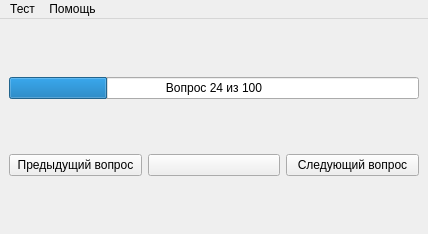
<?xml version="1.0" encoding="UTF-8"?>
<ui version="4.0">
 <class>MainWindow</class>
 <widget class="QMainWindow" name="MainWindow">
  <property name="geometry">
   <rect>
    <x>0</x>
    <y>0</y>
    <width>428</width>
    <height>234</height>
   </rect>
  </property>
  <property name="windowTitle">
   <string>c4psy program</string>
  </property>
  <property name="windowIcon">
   <iconset resource="resources.qrc">
    <normaloff>:/psy.png</normaloff>:/psy.png</iconset>
  </property>
  <widget class="QWidget" name="centralwidget">
   <layout class="QVBoxLayout" name="verticalLayout">
    <item>
     <widget class="QProgressBar" name="progressBar">
      <property name="value">
       <number>24</number>
      </property>
      <property name="format">
       <string>Вопрос %v из %m</string>
      </property>
     </widget>
    </item>
    <item>
     <layout class="QHBoxLayout" name="h_lay">
      <item>
       <widget class="QPushButton" name="bt_prev">
        <property name="layoutDirection">
         <enum>Qt::LeftToRight</enum>
        </property>
        <property name="text">
         <string>Предыдущий вопрос</string>
        </property>
        <property name="icon">
         <iconset resource="resources.qrc">
          <normaloff>:/back.png</normaloff>:/back.png</iconset>
        </property>
       </widget>
      </item>
      <item>
       <widget class="QPushButton" name="bt_multi">
        <property name="text">
         <string/>
        </property>
       </widget>
      </item>
      <item>
       <widget class="QPushButton" name="bt_next">
        <property name="layoutDirection">
         <enum>Qt::RightToLeft</enum>
        </property>
        <property name="locale">
         <locale language="English" country="UnitedStates"/>
        </property>
        <property name="text">
         <string>Следующий вопрос</string>
        </property>
        <property name="icon">
         <iconset resource="resources.qrc">
          <normaloff>:/foward.png</normaloff>:/foward.png</iconset>
        </property>
       </widget>
      </item>
     </layout>
    </item>
    <item>
     <layout class="QHBoxLayout" name="button_layout"/>
    </item>
   </layout>
  </widget>
  <widget class="QMenuBar" name="menubar">
   <property name="geometry">
    <rect>
     <x>0</x>
     <y>0</y>
     <width>428</width>
     <height>26</height>
    </rect>
   </property>
   <widget class="QMenu" name="menu">
    <property name="title">
     <string>Тест</string>
    </property>
    <addaction name="act_new_test"/>
    <addaction name="act_exit"/>
   </widget>
   <widget class="QMenu" name="menu_2">
    <property name="title">
     <string>Помощь</string>
    </property>
    <addaction name="act_about"/>
    <addaction name="act_about_qt"/>
   </widget>
   <addaction name="menu"/>
   <addaction name="menu_2"/>
  </widget>
  <action name="act_new_test">
   <property name="icon">
    <iconset resource="resources.qrc">
     <normaloff>:/filenew.png</normaloff>:/filenew.png</iconset>
   </property>
   <property name="text">
    <string>Начать тест</string>
   </property>
  </action>
  <action name="act_exit">
   <property name="icon">
    <iconset resource="resources.qrc">
     <normaloff>:/cancel.png</normaloff>:/cancel.png</iconset>
   </property>
   <property name="text">
    <string>Выход</string>
   </property>
  </action>
  <action name="act_about">
   <property name="icon">
    <iconset resource="resources.qrc">
     <normaloff>:/help.png</normaloff>:/help.png</iconset>
   </property>
   <property name="text">
    <string>О программе</string>
   </property>
  </action>
  <action name="act_about_qt">
   <property name="icon">
    <iconset resource="resources.qrc">
     <normaloff>:/qt.png</normaloff>:/qt.png</iconset>
   </property>
   <property name="text">
    <string>About Qt</string>
   </property>
  </action>
 </widget>
 <resources>
  <include location="resources.qrc"/>
 </resources>
 <connections>
  <connection>
   <sender>act_exit</sender>
   <signal>triggered()</signal>
   <receiver>MainWindow</receiver>
   <slot>close()</slot>
   <hints>
    <hint type="sourcelabel">
     <x>-1</x>
     <y>-1</y>
    </hint>
    <hint type="destinationlabel">
     <x>182</x>
     <y>88</y>
    </hint>
   </hints>
  </connection>
 </connections>
</ui>
